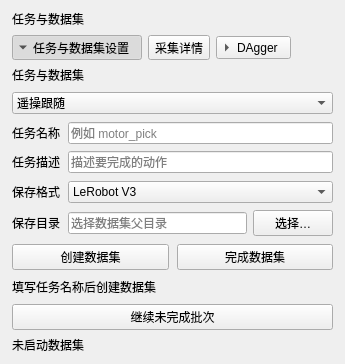
         <widget class="QFrame" name="collection_surfacePanel_6">
          <property name="role" stdset="0">
           <string notr="true">surfacePanel</string>
          </property>
          <property name="minimumSize">
           <size>
            <width>345</width>
            <height>0</height>
           </size>
          </property>
          <property name="sizePolicy">
           <sizepolicy hsizetype="Preferred" vsizetype="Preferred">
            <horstretch>2</horstretch>
            <verstretch>2</verstretch>
           </sizepolicy>
          </property>
          <layout class="QVBoxLayout" name="collection_session_layout">
           <item>
            <layout class="QHBoxLayout" name="collection_session_header_layout">
             <property name="leftMargin">
              <number>0</number>
             </property>
             <property name="topMargin">
              <number>0</number>
             </property>
             <property name="rightMargin">
              <number>0</number>
             </property>
             <property name="bottomMargin">
              <number>0</number>
             </property>
             <property name="spacing">
              <number>6</number>
             </property>
             <item>
              <widget class="QLabel" name="collection_sectionTitle_3">
               <property name="role" stdset="0">
                <string notr="true">sectionTitle</string>
               </property>
               <property name="sizePolicy">
                <sizepolicy hsizetype="Preferred" vsizetype="Preferred">
                 <horstretch>0</horstretch>
                 <verstretch>0</verstretch>
                </sizepolicy>
               </property>
               <property name="wordWrap">
                <bool>true</bool>
               </property>
               <property name="alignment">
                <set>Qt::AlignLeft|Qt::AlignVCenter</set>
               </property>
               <property name="textInteractionFlags">
                <set>Qt::LinksAccessibleByMouse</set>
               </property>
               <property name="text">
                <string>任务与数据集</string>
               </property>
              </widget>
             </item>
            </layout>
           </item>
           <property name="leftMargin">
            <number>12</number>
           </property>
           <property name="topMargin">
            <number>10</number>
           </property>
           <property name="rightMargin">
            <number>12</number>
           </property>
           <property name="bottomMargin">
            <number>10</number>
           </property>
           <property name="spacing">
            <number>7</number>
           </property>
           <item>
            <widget class="QWidget" name="collection_Widget_5">
             <property name="sizePolicy">
              <sizepolicy hsizetype="Preferred" vsizetype="Preferred">
               <horstretch>0</horstretch>
               <verstretch>0</verstretch>
              </sizepolicy>
             </property>
             <layout class="QVBoxLayout" name="collection_VBoxLayout_11">
              <property name="leftMargin">
               <number>0</number>
              </property>
              <property name="topMargin">
               <number>0</number>
              </property>
              <property name="rightMargin">
               <number>0</number>
              </property>
              <property name="bottomMargin">
               <number>0</number>
              </property>
              <property name="spacing">
               <number>6</number>
              </property>
              <item>
               <layout class="QHBoxLayout" name="collection_HBoxLayout_11">
                <property name="leftMargin">
                 <number>0</number>
                </property>
                <property name="topMargin">
                 <number>0</number>
                </property>
                <property name="rightMargin">
                 <number>0</number>
                </property>
                <property name="bottomMargin">
                 <number>0</number>
                </property>
                <property name="spacing">
                 <number>6</number>
                </property>
                <item>
                 <widget class="QToolButton" name="collection_dataset_setup_toggle">
                  <property name="sizePolicy">
                   <sizepolicy hsizetype="Fixed" vsizetype="Fixed">
                    <horstretch>0</horstretch>
                    <verstretch>0</verstretch>
                   </sizepolicy>
                  </property>
                  <property name="text">
                   <string>任务与数据集设置</string>
                  </property>
                  <property name="checkable">
                   <bool>true</bool>
                  </property>
                  <property name="checked">
                   <bool>true</bool>
                  </property>
                  <property name="arrowType">
                   <enum>Qt::DownArrow</enum>
                  </property>
                  <property name="toolButtonStyle">
                   <enum>Qt::ToolButtonTextBesideIcon</enum>
                  </property>
                 </widget>
                </item>
                <item>
                 <widget class="QToolButton" name="collection_episode_details_toggle">
                  <property name="sizePolicy">
                   <sizepolicy hsizetype="Fixed" vsizetype="Fixed">
                    <horstretch>0</horstretch>
                    <verstretch>0</verstretch>
                   </sizepolicy>
                  </property>
                  <property name="text">
                   <string>采集详情</string>
                  </property>
                  <property name="checkable">
                   <bool>true</bool>
                  </property>
                  <property name="checked">
                   <bool>false</bool>
                  </property>
                  <property name="arrowType">
                   <enum>Qt::NoArrow</enum>
                  </property>
                  <property name="toolButtonStyle">
                   <enum>Qt::ToolButtonTextBesideIcon</enum>
                  </property>
                 </widget>
                </item>
                <item alignment="Qt::AlignLeft">
                 <widget class="QToolButton" name="collection_dagger_expander">
                  <property name="sizePolicy">
                   <sizepolicy hsizetype="Fixed" vsizetype="Fixed">
                    <horstretch>0</horstretch>
                    <verstretch>0</verstretch>
                   </sizepolicy>
                  </property>
                  <property name="checkable">
                   <bool>true</bool>
                  </property>
                  <property name="checked">
                   <bool>false</bool>
                  </property>
                  <property name="arrowType">
                   <enum>Qt::RightArrow</enum>
                  </property>
                  <property name="text">
                   <string>DAgger</string>
                  </property>
                  <property name="toolTip">
                   <string>高级：DAgger 策略接管</string>
                  </property>
                  <property name="toolButtonStyle">
                   <enum>Qt::ToolButtonTextBesideIcon</enum>
                  </property>
                 </widget>
                </item>
               </layout>
              </item>
              <item>
               <widget class="QWidget" name="collection_dataset_setup">
                <property name="minimumSize">
                 <size>
                  <width>170</width>
                  <height>200</height>
                 </size>
                </property>
                <property name="sizePolicy">
                 <sizepolicy hsizetype="Preferred" vsizetype="Preferred">
                  <horstretch>0</horstretch>
                  <verstretch>0</verstretch>
                 </sizepolicy>
                </property>
                <layout class="QVBoxLayout" name="collection_VBoxLayout_18" stretch="0,0,0,0,0,0,0">
                 <property name="leftMargin">
                  <number>0</number>
                 </property>
                 <property name="topMargin">
                  <number>0</number>
                 </property>
                 <property name="rightMargin">
                  <number>0</number>
                 </property>
                 <property name="bottomMargin">
                  <number>0</number>
                 </property>
                 <property name="spacing">
                  <number>8</number>
                 </property>
                 <item>
                  <widget class="QLabel" name="collection_sectionTitle_4">
                   <property name="role" stdset="0">
                    <string notr="true">sectionTitle</string>
                   </property>
                   <property name="sizePolicy">
                    <sizepolicy hsizetype="Preferred" vsizetype="Preferred">
                     <horstretch>0</horstretch>
                     <verstretch>0</verstretch>
                    </sizepolicy>
                   </property>
                   <property name="text">
                    <string>任务与数据集</string>
                   </property>
                   <property name="wordWrap">
                    <bool>true</bool>
                   </property>
                   <property name="alignment">
                    <set>Qt::AlignLeft|Qt::AlignVCenter</set>
                   </property>
                   <property name="textInteractionFlags">
                    <set>Qt::LinksAccessibleByMouse</set>
                   </property>
                  </widget>
                 </item>
                 <item>
                  <widget class="QComboBox" name="collection_recording_source_combo">
                   <property name="sizePolicy">
                    <sizepolicy hsizetype="Preferred" vsizetype="Fixed">
                     <horstretch>0</horstretch>
                     <verstretch>0</verstretch>
                    </sizepolicy>
                   </property>
                   <property name="editable">
                    <bool>false</bool>
                   </property>
                   <property name="currentIndex">
                    <number>0</number>
                   </property>
                   <item>
                    <property name="text">
                     <string>遥操跟随</string>
                    </property>
                   </item>
                   <item>
                    <property name="text">
                     <string>轨迹回放</string>
                    </property>
                   </item>
                   <item>
                    <property name="text">
                     <string>精确走点</string>
                    </property>
                   </item>
                  </widget>
                 </item>
                 <item>
                  <layout class="QFormLayout" name="collection_FormLayout_1">
                   <property name="leftMargin">
                    <number>0</number>
                   </property>
                   <property name="topMargin">
                    <number>0</number>
                   </property>
                   <property name="rightMargin">
                    <number>0</number>
                   </property>
                   <property name="bottomMargin">
                    <number>0</number>
                   </property>
                   <property name="horizontalSpacing">
                    <number>8</number>
                   </property>
                   <property name="verticalSpacing">
                    <number>7</number>
                   </property>
                   <property name="fieldGrowthPolicy">
                    <enum>QFormLayout::AllNonFixedFieldsGrow</enum>
                   </property>
                   <item row="0" column="0">
                    <widget class="QLabel" name="collection_Label_1">
                     <property name="sizePolicy">
                      <sizepolicy hsizetype="Preferred" vsizetype="Preferred">
                       <horstretch>0</horstretch>
                       <verstretch>0</verstretch>
                      </sizepolicy>
                     </property>
                     <property name="text">
                      <string>任务名称</string>
                     </property>
                     <property name="wordWrap">
                      <bool>false</bool>
                     </property>
                     <property name="alignment">
                      <set>Qt::AlignLeft|Qt::AlignVCenter</set>
                     </property>
                     <property name="textInteractionFlags">
                      <set>Qt::LinksAccessibleByMouse</set>
                     </property>
                    </widget>
                   </item>
                   <item row="0" column="1">
                    <widget class="QLineEdit" name="collection_task_edit">
                     <property name="sizePolicy">
                      <sizepolicy hsizetype="Expanding" vsizetype="Fixed">
                       <horstretch>0</horstretch>
                       <verstretch>0</verstretch>
                      </sizepolicy>
                     </property>
                     <property name="text">
                      <string />
                     </property>
                     <property name="placeholderText">
                      <string>例如 motor_pick</string>
                     </property>
                    </widget>
                   </item>
                   <item row="1" column="0">
                    <widget class="QLabel" name="collection_Label_2">
                     <property name="sizePolicy">
                      <sizepolicy hsizetype="Preferred" vsizetype="Preferred">
                       <horstretch>0</horstretch>
                       <verstretch>0</verstretch>
                      </sizepolicy>
                     </property>
                     <property name="text">
                      <string>任务描述</string>
                     </property>
                     <property name="wordWrap">
                      <bool>false</bool>
                     </property>
                     <property name="alignment">
                      <set>Qt::AlignLeft|Qt::AlignVCenter</set>
                     </property>
                     <property name="textInteractionFlags">
                      <set>Qt::LinksAccessibleByMouse</set>
                     </property>
                    </widget>
                   </item>
                   <item row="1" column="1">
                    <widget class="QLineEdit" name="collection_description_edit">
                     <property name="sizePolicy">
                      <sizepolicy hsizetype="Expanding" vsizetype="Fixed">
                       <horstretch>0</horstretch>
                       <verstretch>0</verstretch>
                      </sizepolicy>
                     </property>
                     <property name="text">
                      <string />
                     </property>
                     <property name="placeholderText">
                      <string>描述要完成的动作</string>
                     </property>
                    </widget>
                   </item>
                  </layout>
                 </item>
                 <item>
                  <layout class="QFormLayout" name="collection_FormLayout_2">
                   <property name="leftMargin">
                    <number>0</number>
                   </property>
                   <property name="topMargin">
                    <number>0</number>
                   </property>
                   <property name="rightMargin">
                    <number>0</number>
                   </property>
                   <property name="bottomMargin">
                    <number>0</number>
                   </property>
                   <property name="horizontalSpacing">
                    <number>8</number>
                   </property>
                   <property name="verticalSpacing">
                    <number>7</number>
                   </property>
                   <property name="fieldGrowthPolicy">
                    <enum>QFormLayout::AllNonFixedFieldsGrow</enum>
                   </property>
                   <item row="0" column="0">
                    <widget class="QLabel" name="collection_Label_3">
                     <property name="sizePolicy">
                      <sizepolicy hsizetype="Preferred" vsizetype="Preferred">
                       <horstretch>0</horstretch>
                       <verstretch>0</verstretch>
                      </sizepolicy>
                     </property>
                     <property name="text">
                      <string>保存格式</string>
                     </property>
                     <property name="wordWrap">
                      <bool>false</bool>
                     </property>
                     <property name="alignment">
                      <set>Qt::AlignLeft|Qt::AlignVCenter</set>
                     </property>
                     <property name="textInteractionFlags">
                      <set>Qt::LinksAccessibleByMouse</set>
                     </property>
                    </widget>
                   </item>
                   <item row="0" column="1">
                    <widget class="QComboBox" name="collection_dataset_format">
                     <property name="sizePolicy">
                      <sizepolicy hsizetype="Preferred" vsizetype="Fixed">
                       <horstretch>0</horstretch>
                       <verstretch>0</verstretch>
                      </sizepolicy>
                     </property>
                     <property name="editable">
                      <bool>false</bool>
                     </property>
                     <property name="currentIndex">
                      <number>0</number>
                     </property>
                     <item>
                      <property name="text">
                       <string>LeRobot V3</string>
                      </property>
                     </item>
                     <item>
                      <property name="text">
                       <string>LeRobot V2.1</string>
                      </property>
                     </item>
                     <item>
                      <property name="text">
                       <string>HDF5</string>
                      </property>
                     </item>
                    </widget>
                   </item>
                   <item row="1" column="0">
                    <widget class="QLabel" name="collection_Label_4">
                     <property name="sizePolicy">
                      <sizepolicy hsizetype="Preferred" vsizetype="Preferred">
                       <horstretch>0</horstretch>
                       <verstretch>0</verstretch>
                      </sizepolicy>
                     </property>
                     <property name="text">
                      <string>保存目录</string>
                     </property>
                     <property name="wordWrap">
                      <bool>false</bool>
                     </property>
                     <property name="alignment">
                      <set>Qt::AlignLeft|Qt::AlignVCenter</set>
                     </property>
                     <property name="textInteractionFlags">
                      <set>Qt::LinksAccessibleByMouse</set>
                     </property>
                    </widget>
                   </item>
                   <item row="1" column="1">
                    <widget class="QWidget" name="collection_Widget_6">
                     <property name="sizePolicy">
                      <sizepolicy hsizetype="Preferred" vsizetype="Preferred">
                       <horstretch>0</horstretch>
                       <verstretch>0</verstretch>
                      </sizepolicy>
                     </property>
                     <layout class="QHBoxLayout" name="collection_HBoxLayout_12" stretch="0,0">
                      <property name="leftMargin">
                       <number>0</number>
                      </property>
                      <property name="topMargin">
                       <number>0</number>
                      </property>
                      <property name="rightMargin">
                       <number>0</number>
                      </property>
                      <property name="bottomMargin">
                       <number>0</number>
                      </property>
                      <property name="spacing">
                       <number>6</number>
                      </property>
                      <item>
                       <widget class="QLineEdit" name="collection_root_edit">
                        <property name="toolTip">
                         <string>数据集会话开始后锁定目录；完成当前数据集后可更换目录</string>
                        </property>
                        <property name="sizePolicy">
                         <sizepolicy hsizetype="Expanding" vsizetype="Fixed">
                          <horstretch>0</horstretch>
                          <verstretch>0</verstretch>
                         </sizepolicy>
                        </property>
                        <property name="text">
                         <string />
                        </property>
                        <property name="placeholderText">
                         <string>选择数据集父目录</string>
                        </property>
                       </widget>
                      </item>
                      <item>
                       <widget class="QPushButton" name="collection_root_browse_button">
                        <property name="role" stdset="0">
                         <string notr="true">quiet</string>
                        </property>
                        <property name="sizePolicy">
                         <sizepolicy hsizetype="Minimum" vsizetype="Fixed">
                          <horstretch>0</horstretch>
                          <verstretch>0</verstretch>
                         </sizepolicy>
                        </property>
                        <property name="text">
                         <string>选择…</string>
                        </property>
                       </widget>
                      </item>
                     </layout>
                    </widget>
                   </item>
                  </layout>
                 </item>
                 <item>
                  <layout class="QHBoxLayout" name="collection_HBoxLayout_13" stretch="0,0">
                   <property name="leftMargin">
                    <number>0</number>
                   </property>
                   <property name="topMargin">
                    <number>0</number>
                   </property>
                   <property name="rightMargin">
                    <number>0</number>
                   </property>
                   <property name="bottomMargin">
                    <number>0</number>
                   </property>
                   <property name="spacing">
                    <number>8</number>
                   </property>
                   <item>
                    <widget class="QPushButton" name="collection_create_dataset_button">
                     <property name="role" stdset="0">
                      <string notr="true">quiet</string>
                     </property>
                     <property name="sizePolicy">
                      <sizepolicy hsizetype="Minimum" vsizetype="Fixed">
                       <horstretch>0</horstretch>
                       <verstretch>0</verstretch>
                      </sizepolicy>
                     </property>
                     <property name="text">
                      <string>创建数据集</string>
                     </property>
                    </widget>
                   </item>
                   <item>
                    <widget class="QPushButton" name="collection_finalize_dataset_button">
                     <property name="role" stdset="0">
                      <string notr="true">quiet</string>
                     </property>
                     <property name="sizePolicy">
                      <sizepolicy hsizetype="Minimum" vsizetype="Fixed">
                       <horstretch>0</horstretch>
                       <verstretch>0</verstretch>
                      </sizepolicy>
                     </property>
                     <property name="text">
                      <string>完成数据集</string>
                     </property>
                    </widget>
                   </item>
                  </layout>
                 </item>
                 <item>
                  <widget class="QLabel" name="collection_name_preview">
                   <property name="role" stdset="0">
                    <string notr="true">mutedText</string>
                   </property>
                   <property name="sizePolicy">
                    <sizepolicy hsizetype="Preferred" vsizetype="Preferred">
                     <horstretch>0</horstretch>
                     <verstretch>0</verstretch>
                    </sizepolicy>
                   </property>
                   <property name="text">
                    <string>填写任务名称后创建数据集</string>
                   </property>
                   <property name="wordWrap">
                    <bool>true</bool>
                   </property>
                   <property name="alignment">
                    <set>Qt::AlignLeft|Qt::AlignVCenter</set>
                   </property>
                   <property name="textInteractionFlags">
                    <set>Qt::LinksAccessibleByMouse</set>
                   </property>
                  </widget>
                 </item>
                 <item>
                  <widget class="QPushButton" name="collection_resume_dataset_button">
                   <property name="role" stdset="0">
                    <string notr="true">quiet</string>
                   </property>
                   <property name="sizePolicy">
                    <sizepolicy hsizetype="Minimum" vsizetype="Fixed">
                     <horstretch>0</horstretch>
                     <verstretch>0</verstretch>
                    </sizepolicy>
                   </property>
                   <property name="text">
                    <string>继续未完成批次</string>
                   </property>
                  </widget>
                 </item>
                </layout>
               </widget>
              </item>
              <item>
               <widget class="QLabel" name="collection_episode_status">
                <property name="role" stdset="0">
                 <string notr="true">mutedText</string>
                </property>
                <property name="visible">
                 <bool>false</bool>
                </property>
                <property name="sizePolicy">
                 <sizepolicy hsizetype="Preferred" vsizetype="Preferred">
                  <horstretch>0</horstretch>
                  <verstretch>0</verstretch>
                 </sizepolicy>
                </property>
                <property name="text">
                 <string>未启动数据集</string>
                </property>
                <property name="wordWrap">
                 <bool>true</bool>
                </property>
                <property name="alignment">
                 <set>Qt::AlignLeft|Qt::AlignVCenter</set>
                </property>
                <property name="textInteractionFlags">
                 <set>Qt::TextSelectableByMouse</set>
                </property>
               </widget>
              </item>
             </layout>
            </widget>
           </item>
           <item>
            <spacer name="collection_spacer_9">
             <property name="orientation">
              <enum>Qt::Vertical</enum>
             </property>
             <property name="sizeType">
              <enum>QSizePolicy::Expanding</enum>
             </property>
             <property name="sizeHint">
              <size>
               <width>0</width>
               <height>0</height>
              </size>
             </property>
            </spacer>
           </item>
          </layout>
         </widget>
